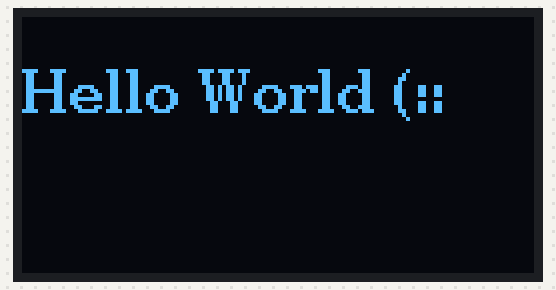
Recording of a program running on a simulated ESP32-S3. Parts: 128×64 one-colour display. What the program prints to the serial monitor is not drawn.

Above: at 0.1 s.

The program:

main.cpp
```cpp
#include <Arduino.h>
#include <SPI.h>
#include <U8g2lib.h>

#define oled_scl 18
#define oled_sda 17
#define oled_rst 21

U8G2_SSD1306_128X64_NONAME_1_SW_I2C u8g2(U8G2_R0, /* clock=*/oled_scl, /* data=*/oled_sda, /* reset=*/oled_rst);
// U8G2_SSD1306_128X64_NONAME_1_SW_I2C u8g2(U8G2_R0, /* clock=*/ SCL, /* data=*/ SDA, /* reset=*/ U8X8_PIN_NONE);   // All Boards without Reset of the Display
// U8G2_SSD1306_128X64_NONAME_1_SW_I2C u8g2(U8G2_R0, /* clock=*/ 16, /* data=*/ 17, /* reset=*/ U8X8_PIN_NONE);   // ESP32 Thing, pure SW emulated I2C

void setup()
{
  Serial.begin(9600);
  while (!Serial)
    ;
  Serial.println("OLED Test");
  u8g2.begin();
}

void loop()
{
  u8g2.firstPage();
  do
  {
    u8g2.setFont(u8g2_font_ncenB10_tr);
    u8g2.drawStr(0, 24, "Hello World (::");
  } while (u8g2.nextPage());
}
```
